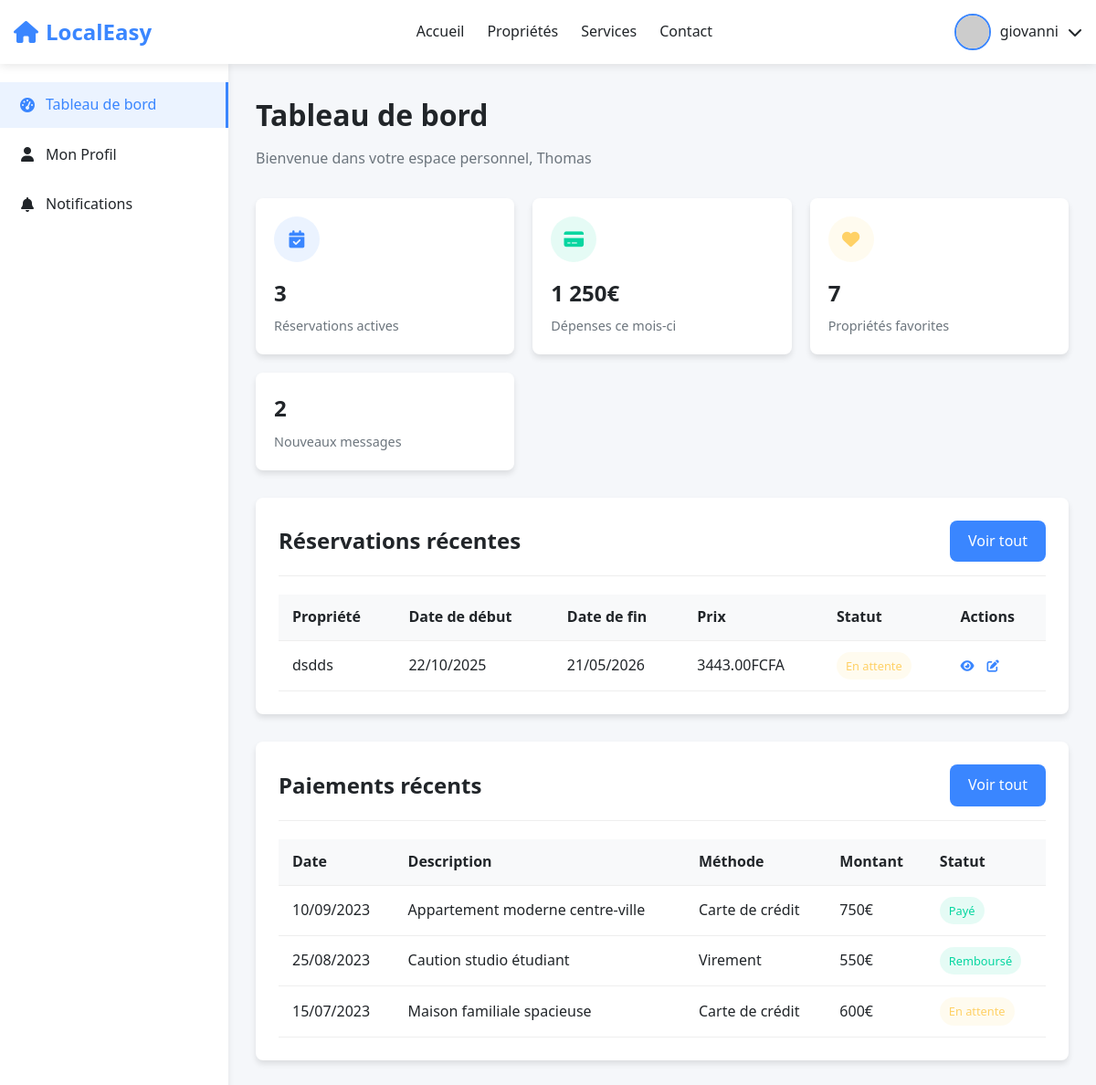
The app's page /client/dashboard_client/ (signed in), older data.
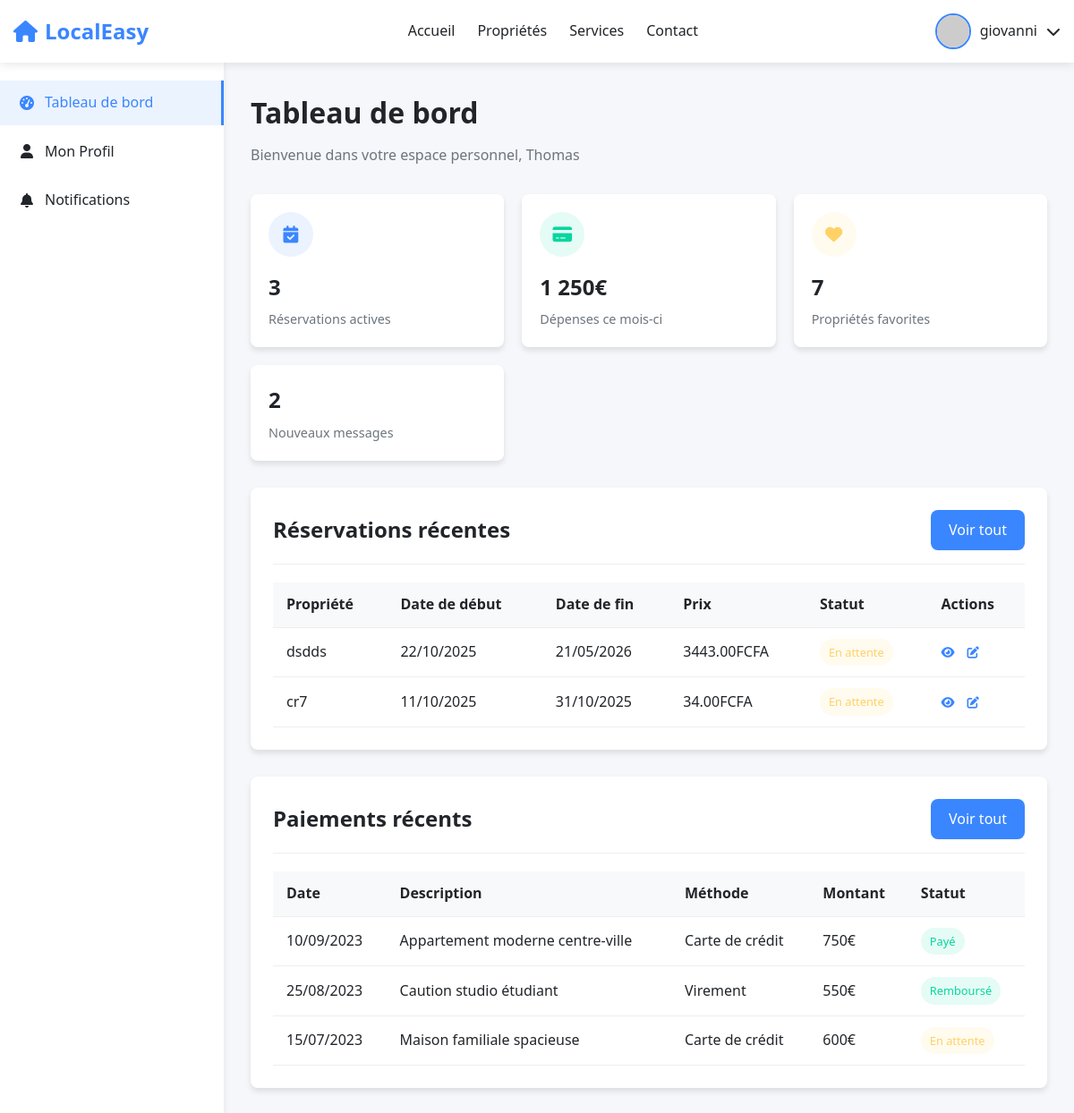
The same page, newer data.
### bd/models.py (models this page shows, shortened)
class Reservation(models.Model):
    property = models.ForeignKey(Property, on_delete=models.CASCADE, related_name='reservations')
    first_name = models.CharField(max_length=100)
    last_name = models.CharField(max_length=100)
    email = models.EmailField()
    phone = models.CharField(max_length=15)
    check_in = models.DateField()
    check_out = models.DateField()
    occupants = models.IntegerField()
    message = models.TextField(blank=True, null=True)
    status = models.CharField(max_length=50, default='En attente')  # Statut de la réservation
    created_at = models.DateTimeField(auto_now_add=True)
    user = models.ForeignKey(Utilisateur, on_delete=models.CASCADE, related_name='reservations')  # Relation avec l'utilisateur

class Property(models.Model):
    TYPE_CHOICES = [
        ('appartement', 'Appartement'),
        ('maison', 'Maison'),
        ('studio', 'Studio'),
        ('loft', 'Loft'),
    ]
    title = models.CharField(max_length=200)
    address = models.CharField(max_length=255)
    city = models.CharField(max_length=100)
    postal_code = models.CharField(max_length=10)
    property_type = models.CharField(max_length=50, choices=TYPE_CHOICES)
    rooms = models.IntegerField()
    bedrooms = models.IntegerField()
    bathrooms = models.IntegerField()
    surface = models.IntegerField()
    price = models.DecimalField(max_digits=10, decimal_places=2)
    description = models.TextField()
    image = models.ImageField(upload_to='property_images/', null=True, blank=True)

### client/views.py (the view)
# urls.py: path('dashboard_client/',views.dashboard_client,name="dashboard_client"),
@login_required(login_url="login_user")
def dashboard_client(request):
    reservations = Reservation.objects.filter(user=request.user)
    return render(request, 'page_client/dashboard_client.html', {'reservations': reservations})

### client/Templates/page_client/dashboard_client.html (shortened to what the changed rows need)
<!DOCTYPE html>
{% load static %}
<html lang="fr">
<head>
    <link rel="stylesheet" href="https://cdnjs.cloudflare.com/ajax/libs/font-awesome/6.4.0/css/all.min.css">
    <link rel="stylesheet" href="{% static 'css/dashboard_client.css' %}">
    <link rel="stylesheet" href="{% static 'css/messages.css' %}">
</head>
<body>
    <div class="dashboard">
        <div class="main-content">
            <div id="overview" class="dashboard-section">
                <div class="dashboard-header">
                    <h1>Tableau de bord</h1>
                </div>
                <div class="section">
                    <div class="section-header">
                        <h2 class="section-title">Réservations récentes</h2>
                    </div>
                    <div class="table-responsive">
                      <table>
    <thead>
        <tr>
            <th>Propriété</th>
            <th>Date de début</th>
            <th>Date de fin</th>
            <th>Prix</th>
            <th>Statut</th>
            <th>Actions</th>
        </tr>
    </thead>
    <tbody>
        {% for reservation in reservations %}
        <tr>
            <td>{{ reservation.property.title }}</td>
            <td>{{ reservation.check_in|date:"d/m/Y" }}</td>
            <td>{{ reservation.check_out|date:"d/m/Y" }}</td>
            <td>{{ reservation.property.price }}FCFA</td>
            <td>
                <span class="status {% if reservation.status == 'Confirmée' %}confirmed{% elif reservation.status == 'En attente' %}pending{% elif reservation.status == 'Terminée' %}cancelled{% endif %}">
                    {{ reservation.status }}
                </span>
            </td>
            <td>
                <button class="action-btn"><i class="fas fa-eye"></i></button>
                <button class="action-btn"><i class="fas fa-edit"></i></button>
            </td>
        </tr>
        {% empty %}
        <tr>
            <td colspan="6">Aucune réservation trouvée.</td>
        </tr>
        {% endfor %}
    </tbody>
</table>
                    </div>
                </div>
                <div class="section">
                    <div class="section-header">
                        <h2 class="section-title">Paiements récents</h2>
                    </div>
                    <div class="table-responsive">
                        <table>
                            <thead>
                                <tr>
                                    <th>Date</th>
                                    <th>Description</th>
                                    <th>Méthode</th>
                                    <th>Montant</th>
                                    <th>Statut</th>
                                </tr>
                            </thead>
                        </table>
                    </div>
                </div>
            </div>
        </div>
    </div>
</body>
</html>

Row changes from the older to the newer data that the page shows:
added Reservation: property "cr7", check_in "11/10/2025", check_out "31/10/2025", property.price "34.00", status "En attente"
